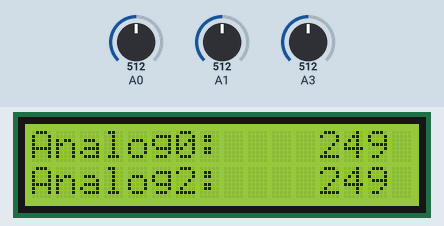
Recording of a sketch running on a simulated Arduino Uno, built with avr-gcc and run on an emulated ATmega328P. Parts: 16×2 character LCD. Inputs (shaded band) come from the test bench; at power-on: A0 = 512, A1 = 512, A3 = 512.

Above: at 1.2 s.
1.3 s: A0 set to 716
At 2.5 s:
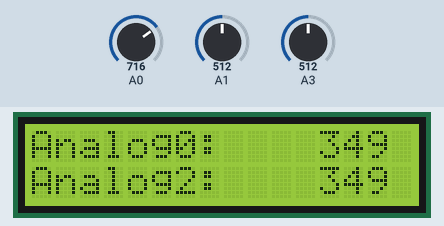
2.8 s: A0 set to 900
At 3.9 s:
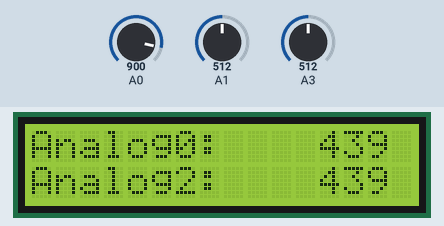
4.3 s: A0 set to 1023
At 5.0 s:
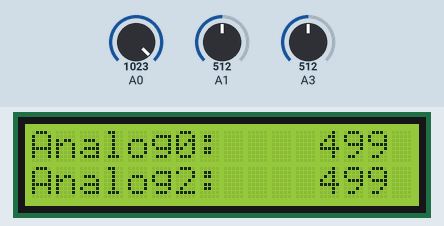
Timing chart, 0 to 7.3 s (numbered marks = the images above; inputs shaded):
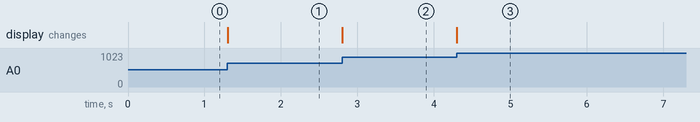

Measured:
- after the input at 1.3 s, the display: first changes at once (image 1 shows a later state)
- after the input at 2.8 s, the display: changes at once (image 2)
- after the input at 4.3 s, the display: changes at once (image 3)

The sketch:

LCD_2_by_40_Four_Analog.ino
```cpp
/*****************************************
 LiquidCrystal Library - 40 x 2 4 analog
 Demonstrates the use a 40x2 LCD display.
 This sketch prints "Indoor" and "Outdoor" to the LCD
 and shows the temperatures.

  The circuit:
 * LCD RS pin to digital pin 12
 * LCD En pin to digital pin 11
 * LCD D4 pin to digital pin 5
 * LCD D5 pin to digital pin 4
 * LCD D6 pin to digital pin 3
 * LCD D7 pin to digital pin 2
 * LCD R/W pin to ground
 * Variable resistor wiper to LCD VO pin (pin 3)

 Adapted from code written by David A. Mellis
 Modified by Limor Fried, Tom Igoe, Bob Davis
 ****************************************/

// include the library code:
#include <LiquidCrystal.h>

// initialize the library with interface pin #'s
LiquidCrystal lcd(12, 11, 5, 4, 3, 2);

void setup() {
  // set up the LCD's number of columns and rows:
  lcd.begin(16, 2);
  // Print the text to the LCD.
  lcd.setCursor(0, 0);
  lcd.print("Analog0:             Analog1:");
  lcd.setCursor(0, 1);
  lcd.print("Analog2:             Analog3");
}

void loop() {
  // set the cursor to column 12 of line 0
  lcd.setCursor(12, 0);
  int Analog0=analogRead(A0)/2.05;
  // print the temperature:
  lcd.print(Analog0);
  // set the cursor to column 32 of line 0
  lcd.setCursor(32, 0);
  int Analog1=analogRead(A1)/2.05;
  // print the temperature:
  lcd.print(Analog1);
  // set the cursor to column 12 of line 0
  lcd.setCursor(12, 1);
  int Analog2=analogRead(A0)/2.05;
  // print the temperature:
  lcd.print(Analog2);
  // set the cursor to column 32 of line 0
  lcd.setCursor(32, 1);
  int Analog3=analogRead(A3)/2.05;
  // print the temperature:
  lcd.print(Analog3);

}
```
